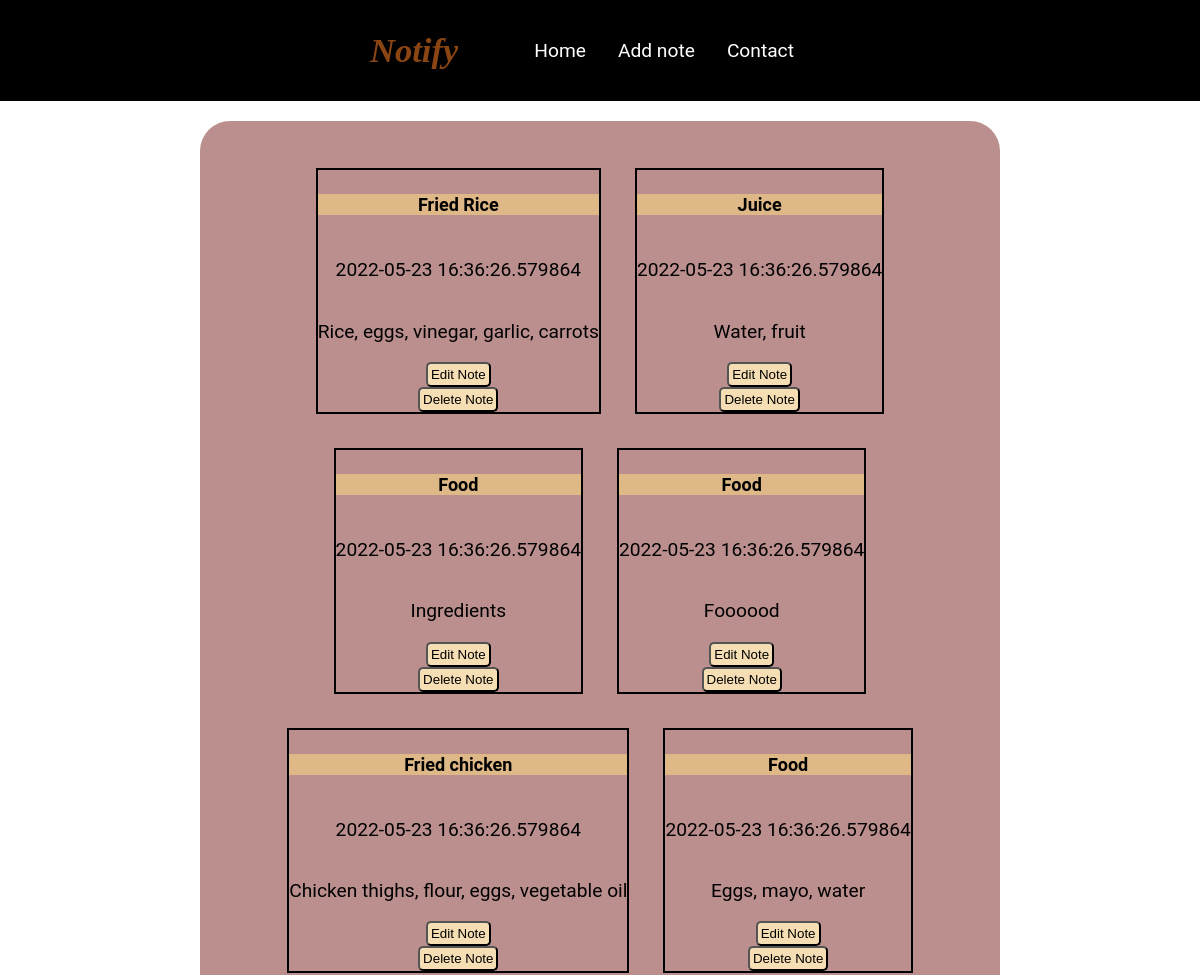
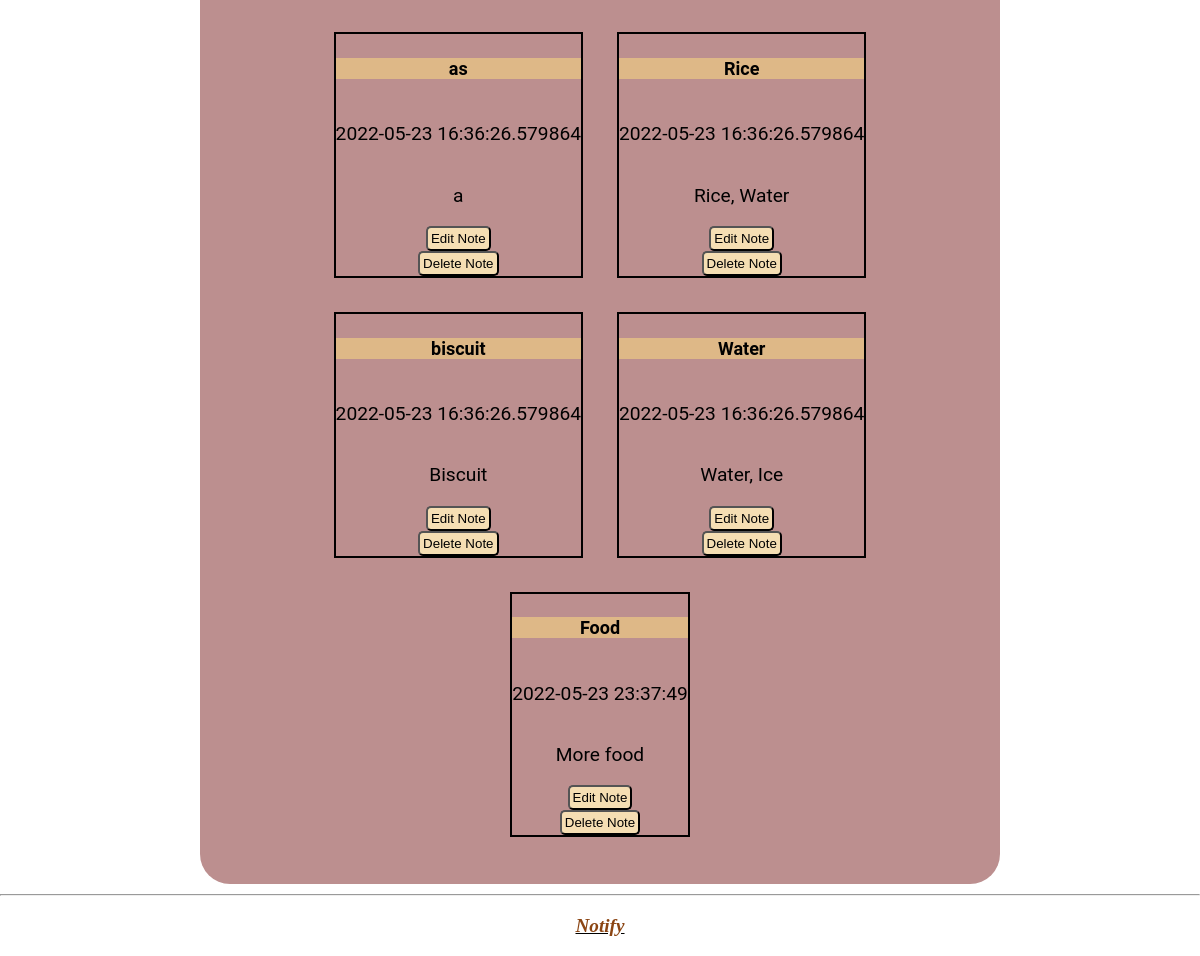
The page / on the database its author committed (2 pictures, top to bottom).
### tables this page shows
CREATE TABLE posts(
    id INTEGER PRIMARY KEY AUTOINCREMENT,
    created TIMESTAMP NOT NULL DEFAULT CURRENT_TIMESTAMP,
    title TEXT NOT NULL,
    content TEXT NOT NULL
);

### app.py (the view)
@app.route('/')
def home():
    conn = get_db_connection()
    posts = conn.execute('SELECT * FROM posts').fetchall()
    conn.close()
    return render_template("/pages/home.html",homeIsActive=True,addNoteIsActive=False, posts=posts)

### app.py (called while the page is built)
def get_db_connection():
    conn = sqlite3.connect('database.db')
    conn.row_factory = sqlite3.Row
    return conn

### templates/pages/home.html
{% extends 'base.html'%} {% block title %} Home {% endblock %} {% block content
    %}
    <div class="containermt ">
        <div class="row">
            {% if (posts is defined) and posts %} {% for post in posts %}
            <div class="col-md">
                <div class="card">
                    <div class="card-body">
                        <h4 class="card-title">{{ post['title'] }}</h4>
                        <p class="card-text-text-muted">
                            {{ post['created'] }}
                        </p>
                        <p class="card-text">{{ post['content'] }}</p>
                        <div class="d-flex">
                            <form action="/{{ post['id'] }}/edit">
                                <input type="submit" value="Edit Note"
                                class="edit-btn-primary"
                            <form action="{{ url_for('delete', id=post['id']) }}" method="POST">
                                <input type="submit" value="Delete Note"
                                        class="btn-danger-btn-sm"
                                        onclick="return confirm('Are you sure you want to delete this post?')">
                            </form>
                        </div>
                    </div>
                </div>
            </div>
            {% endfor %} {% else %}
            <div class="col-text-center">
                <h4>You have not added any post</h4>
                <a href="/add-note" class="btn-primary"> Add note </a>
            </div>
            {% endif %}
        </div>
    </div>
    {% endblock %}

### templates/base.html (shortened to what this page needs)
<!DOCTYPE html>
<html lang="en">
	<head>
		<link rel= "stylesheet" type= "text/css" href= "{{ url_for('static',filename='styles/style.css') }}">
	</head>
	<body>
		<nav class="navbar-banner">
			<div class="container">
				<h1 class="navbar-title"><a href="#">Notify</a></h1>
				<div class="collapse navbar-collapse" id="navbarResponsive">
					<ul class="navbar-nav ml-auto">
						<li class="nav-item {{ 'active' if homeIsActive == True }}">
							<a class="nav-link" href="/">Home</a>
						</li>
						<li class="nav-item {{ 'active' if addNoteIsActive == True }}">
							<a class="nav-link" href="/add-note">Add note</a>
						</li>
						<li class="nav-item">
							<a class="nav-link" href="">Contact</a>
						</li>
					</ul>
				</div>
			</div>
		</nav>
		{% block content %} {% endblock %}
		<footer>
			<hr />
			<p class="bottom-text">Notify</p>
		</footer>
	</body>
</html>

### static/styles/style.css (style rules this page uses)
body { font-family: 'Roboto', sans-serif; margin: 0; font-size: larger; background-color: ; }
ul { list-style-type: none; }
a:-webkit-any-link { text-decoration: none; }
.nav-link { color: #fff !important; padding-left: 1rem !important; padding-right: 1rem !important; }
h1 { display: flex; justify-content: center; align-items: center; margin: auto; color: white; background: black; }
.navbar-title a { background: black; font-size: larger; display: flex; font-style: oblique; font-family: cursive; font-weight: bolder; color: saddlebrown; }
.navbar-banner { align-items: center; display: flex; background-color: black; flex-direction: column; }
.navbar-collapse { background-color: black; padding: 20px; }
.navbar-nav { display: flex; }
.container { display: flex; }
button, input { overflow: visible; }
[type=button], [type=reset], [type=submit], button { -webkit-appearance: button; }
.bottom-text { display: flex; align-content: center; flex-direction: row; flex-wrap: wrap; justify-content: center; align-items: center; font-style: oblique; font-family: cursive; font-weight: bolder; text-decoration: underline; text-decoration-color: black; color: saddlebrown; }
.nav-item { cursor: pointer; }
.row { margin: 20px 200px auto 200px; display: flex; flex-direction: row; flex-wrap: wrap; align-content: center; justify-content: center; align-items: center; background-color: rosybrown; padding: 30px; border-radius: 30px; }
form { display: flex; flex-wrap: wrap; justify-content: center; align-content: center; flex-direction: column; align-items: center; }
.card { display: inline-flex; flex-direction: column; flex-wrap: wrap; align-content: flex-start; justify-content: center; align-items: flex-start; padding: 15px; border-color: black; margin: 2px; text-align: center; }
.card-body { display: inline-flex; flex-direction: column; flex-wrap: wrap; align-content: center; justify-content: center; align-items: stretch; border: 2px solid black; }
.d-flex { display: flex; flex-direction: row; flex-wrap: wrap; align-content: space-between; justify-content: space-evenly; align-items: stretch; }
.edit-btn-primary { background-color: wheat; border-radius: 5px; padding: 3px; color: black; }
.btn-danger-btn-sm { background-color: wheat; border-radius: 5px; padding: 3px; }
.card-title { text-align: center; font-size: large; background-color: burlywood; }

### rows shown on the page
posts: title "Fried Rice", created "2022-05-23 16:36:26.579864", content "Rice, eggs, vinegar, garlic, carrots"
posts: title "Juice", created "2022-05-23 16:36:26.579864", content "Water, fruit"
posts: title "Food", created "2022-05-23 16:36:26.579864", content "Ingredients"
posts: title "Food", created "2022-05-23 16:36:26.579864", content "Foooood"
posts: title "Fried chicken", created "2022-05-23 16:36:26.579864", content "Chicken thighs, flour, eggs, vegetable oil"
posts: title "Food", created "2022-05-23 16:36:26.579864", content "Eggs, mayo, water"
posts: title "as", created "2022-05-23 16:36:26.579864", content "a"
posts: title "Rice", created "2022-05-23 16:36:26.579864", content "Rice, Water"
posts: title "biscuit", created "2022-05-23 16:36:26.579864", content "Biscuit"
posts: title "Water", created "2022-05-23 16:36:26.579864", content "Water, Ice"
posts: title "Food", created "2022-05-23 23:37:49", content "More food"
